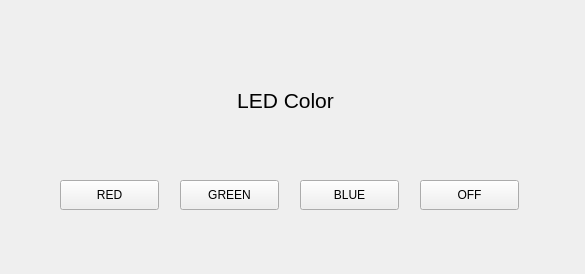
<?xml version="1.0" encoding="UTF-8"?>
<ui version="4.0">
 <class>Form</class>
 <widget class="QWidget" name="Form">
  <property name="geometry">
   <rect>
    <x>0</x>
    <y>0</y>
    <width>585</width>
    <height>274</height>
   </rect>
  </property>
  <property name="windowTitle">
   <string>Form</string>
  </property>
  <widget class="QPushButton" name="pushButton">
   <property name="geometry">
    <rect>
     <x>60</x>
     <y>180</y>
     <width>99</width>
     <height>30</height>
    </rect>
   </property>
   <property name="text">
    <string>RED</string>
   </property>
  </widget>
  <widget class="QPushButton" name="pushButton_2">
   <property name="geometry">
    <rect>
     <x>180</x>
     <y>180</y>
     <width>99</width>
     <height>30</height>
    </rect>
   </property>
   <property name="text">
    <string>GREEN</string>
   </property>
  </widget>
  <widget class="QPushButton" name="pushButton_3">
   <property name="geometry">
    <rect>
     <x>300</x>
     <y>180</y>
     <width>99</width>
     <height>30</height>
    </rect>
   </property>
   <property name="text">
    <string>BLUE</string>
   </property>
  </widget>
  <widget class="QPushButton" name="pushButton_4">
   <property name="geometry">
    <rect>
     <x>420</x>
     <y>180</y>
     <width>99</width>
     <height>30</height>
    </rect>
   </property>
   <property name="text">
    <string>OFF</string>
   </property>
  </widget>
  <widget class="QLabel" name="label">
   <property name="geometry">
    <rect>
     <x>210</x>
     <y>80</y>
     <width>151</width>
     <height>41</height>
    </rect>
   </property>
   <property name="font">
    <font>
     <pointsize>16</pointsize>
    </font>
   </property>
   <property name="text">
    <string>LED Color</string>
   </property>
   <property name="alignment">
    <set>Qt::AlignCenter</set>
   </property>
  </widget>
 </widget>
 <resources/>
 <connections>
  <connection>
   <sender>pushButton</sender>
   <signal>clicked()</signal>
   <receiver>Form</receiver>
   <slot>red()</slot>
   <hints>
    <hint type="sourcelabel">
     <x>115</x>
     <y>199</y>
    </hint>
    <hint type="destinationlabel">
     <x>115</x>
     <y>225</y>
    </hint>
   </hints>
  </connection>
  <connection>
   <sender>pushButton_2</sender>
   <signal>clicked()</signal>
   <receiver>Form</receiver>
   <slot>green()</slot>
   <hints>
    <hint type="sourcelabel">
     <x>235</x>
     <y>197</y>
    </hint>
    <hint type="destinationlabel">
     <x>237</x>
     <y>231</y>
    </hint>
   </hints>
  </connection>
  <connection>
   <sender>pushButton_3</sender>
   <signal>clicked()</signal>
   <receiver>Form</receiver>
   <slot>blue()</slot>
   <hints>
    <hint type="sourcelabel">
     <x>353</x>
     <y>207</y>
    </hint>
    <hint type="destinationlabel">
     <x>355</x>
     <y>228</y>
    </hint>
   </hints>
  </connection>
  <connection>
   <sender>pushButton_4</sender>
   <signal>clicked()</signal>
   <receiver>Form</receiver>
   <slot>off()</slot>
   <hints>
    <hint type="sourcelabel">
     <x>460</x>
     <y>199</y>
    </hint>
    <hint type="destinationlabel">
     <x>462</x>
     <y>230</y>
    </hint>
   </hints>
  </connection>
 </connections>
 <slots>
  <slot>red()</slot>
  <slot>green()</slot>
  <slot>blue()</slot>
  <slot>off()</slot>
 </slots>
</ui>
